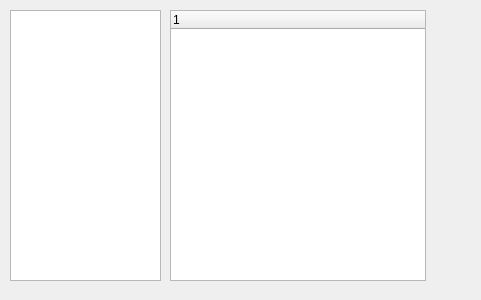
<?xml version="1.0" encoding="UTF-8"?>
<ui version="4.0">
 <class>containerHandler</class>
 <widget class="QWidget" name="containerHandler">
  <property name="geometry">
   <rect>
    <x>0</x>
    <y>0</y>
    <width>481</width>
    <height>300</height>
   </rect>
  </property>
  <property name="windowTitle">
   <string>Form</string>
  </property>
  <widget class="QListView" name="listView">
   <property name="geometry">
    <rect>
     <x>10</x>
     <y>10</y>
     <width>151</width>
     <height>271</height>
    </rect>
   </property>
  </widget>
  <widget class="QTreeWidget" name="treeWidget">
   <property name="geometry">
    <rect>
     <x>170</x>
     <y>10</y>
     <width>256</width>
     <height>271</height>
    </rect>
   </property>
   <column>
    <property name="text">
     <string notr="true">1</string>
    </property>
   </column>
  </widget>
 </widget>
 <resources/>
 <connections/>
</ui>
